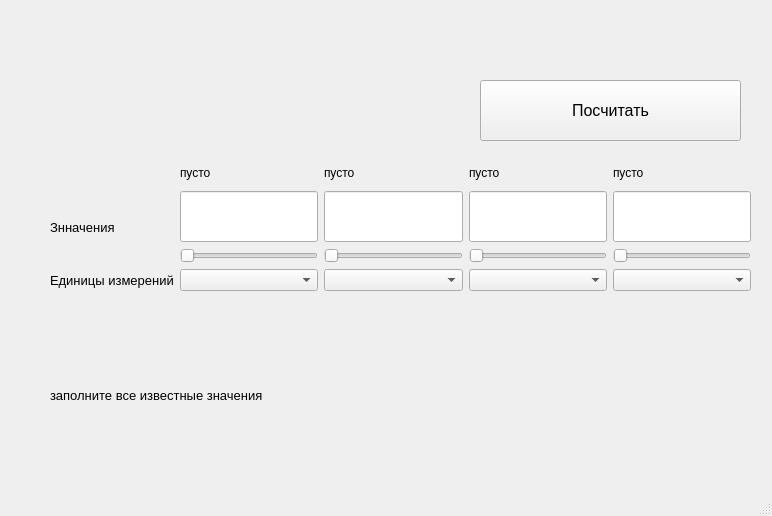
<?xml version="1.0" encoding="UTF-8"?>
<ui version="4.0">
 <class>MainWindow</class>
 <widget class="QMainWindow" name="MainWindow">
  <property name="geometry">
   <rect>
    <x>0</x>
    <y>0</y>
    <width>772</width>
    <height>516</height>
   </rect>
  </property>
  <property name="windowTitle">
   <string>применить формулу</string>
  </property>
  <widget class="QWidget" name="centralwidget">
   <widget class="QLabel" name="label_4">
    <property name="geometry">
     <rect>
      <x>50</x>
      <y>330</y>
      <width>691</width>
      <height>131</height>
     </rect>
    </property>
    <property name="font">
     <font>
      <pointsize>10</pointsize>
     </font>
    </property>
    <property name="text">
     <string>заполните все известные значения</string>
    </property>
   </widget>
   <widget class="QLabel" name="labelformula">
    <property name="geometry">
     <rect>
      <x>70</x>
      <y>40</y>
      <width>211</width>
      <height>71</height>
     </rect>
    </property>
    <property name="font">
     <font>
      <pointsize>12</pointsize>
     </font>
    </property>
    <property name="text">
     <string/>
    </property>
   </widget>
   <widget class="QPushButton" name="calculatebutton">
    <property name="geometry">
     <rect>
      <x>480</x>
      <y>80</y>
      <width>261</width>
      <height>61</height>
     </rect>
    </property>
    <property name="font">
     <font>
      <pointsize>12</pointsize>
     </font>
    </property>
    <property name="text">
     <string>Посчитать</string>
    </property>
   </widget>
   <widget class="QWidget" name="layoutWidget">
    <property name="geometry">
     <rect>
      <x>50</x>
      <y>160</y>
      <width>701</width>
      <height>131</height>
     </rect>
    </property>
    <layout class="QGridLayout" name="gridLayout">
     <item row="5" column="2">
      <widget class="QComboBox" name="combovariable2"/>
     </item>
     <item row="2" column="3" rowspan="2">
      <widget class="QLineEdit" name="linevariable3">
       <property name="sizePolicy">
        <sizepolicy hsizetype="Expanding" vsizetype="Minimum">
         <horstretch>0</horstretch>
         <verstretch>0</verstretch>
        </sizepolicy>
       </property>
      </widget>
     </item>
     <item row="2" column="4" rowspan="2">
      <widget class="QLineEdit" name="linevariable4">
       <property name="sizePolicy">
        <sizepolicy hsizetype="Expanding" vsizetype="Minimum">
         <horstretch>0</horstretch>
         <verstretch>0</verstretch>
        </sizepolicy>
       </property>
      </widget>
     </item>
     <item row="2" column="1" rowspan="2">
      <widget class="QLineEdit" name="linevariable1">
       <property name="sizePolicy">
        <sizepolicy hsizetype="Expanding" vsizetype="Minimum">
         <horstretch>0</horstretch>
         <verstretch>0</verstretch>
        </sizepolicy>
       </property>
      </widget>
     </item>
     <item row="2" column="2" rowspan="2">
      <widget class="QLineEdit" name="linevariable2">
       <property name="sizePolicy">
        <sizepolicy hsizetype="Expanding" vsizetype="Minimum">
         <horstretch>0</horstretch>
         <verstretch>0</verstretch>
        </sizepolicy>
       </property>
      </widget>
     </item>
     <item row="5" column="0">
      <widget class="QLabel" name="label_7">
       <property name="font">
        <font>
         <pointsize>10</pointsize>
        </font>
       </property>
       <property name="text">
        <string>Единицы измерений</string>
       </property>
      </widget>
     </item>
     <item row="4" column="4">
      <widget class="QSlider" name="slidervariable4">
       <property name="maximum">
        <number>1000</number>
       </property>
       <property name="orientation">
        <enum>Qt::Horizontal</enum>
       </property>
      </widget>
     </item>
     <item row="0" column="4">
      <widget class="QLabel" name="labelvariable4">
       <property name="text">
        <string>пусто</string>
       </property>
      </widget>
     </item>
     <item row="0" column="3">
      <widget class="QLabel" name="labelvariable3">
       <property name="text">
        <string>пусто</string>
       </property>
      </widget>
     </item>
     <item row="5" column="3">
      <widget class="QComboBox" name="combovariable3"/>
     </item>
     <item row="5" column="4">
      <widget class="QComboBox" name="combovariable4"/>
     </item>
     <item row="2" column="0" rowspan="3">
      <widget class="QLabel" name="label_6">
       <property name="sizePolicy">
        <sizepolicy hsizetype="Minimum" vsizetype="Minimum">
         <horstretch>0</horstretch>
         <verstretch>0</verstretch>
        </sizepolicy>
       </property>
       <property name="minimumSize">
        <size>
         <width>120</width>
         <height>0</height>
        </size>
       </property>
       <property name="font">
        <font>
         <pointsize>10</pointsize>
        </font>
       </property>
       <property name="text">
        <string>Знначения</string>
       </property>
      </widget>
     </item>
     <item row="5" column="1">
      <widget class="QComboBox" name="combovariable1"/>
     </item>
     <item row="4" column="2">
      <widget class="QSlider" name="slidervariable2">
       <property name="maximum">
        <number>1000</number>
       </property>
       <property name="orientation">
        <enum>Qt::Horizontal</enum>
       </property>
      </widget>
     </item>
     <item row="4" column="1">
      <widget class="QSlider" name="slidervariable1">
       <property name="maximum">
        <number>1000</number>
       </property>
       <property name="orientation">
        <enum>Qt::Horizontal</enum>
       </property>
      </widget>
     </item>
     <item row="4" column="3">
      <widget class="QSlider" name="slidervariable3">
       <property name="maximum">
        <number>1000</number>
       </property>
       <property name="orientation">
        <enum>Qt::Horizontal</enum>
       </property>
      </widget>
     </item>
     <item row="0" column="2">
      <widget class="QLabel" name="labelvariable2">
       <property name="text">
        <string>пусто</string>
       </property>
      </widget>
     </item>
     <item row="0" column="1">
      <widget class="QLabel" name="labelvariable1">
       <property name="text">
        <string>пусто</string>
       </property>
      </widget>
     </item>
    </layout>
   </widget>
  </widget>
  <widget class="QStatusBar" name="statusbar"/>
 </widget>
 <resources/>
 <connections/>
</ui>
